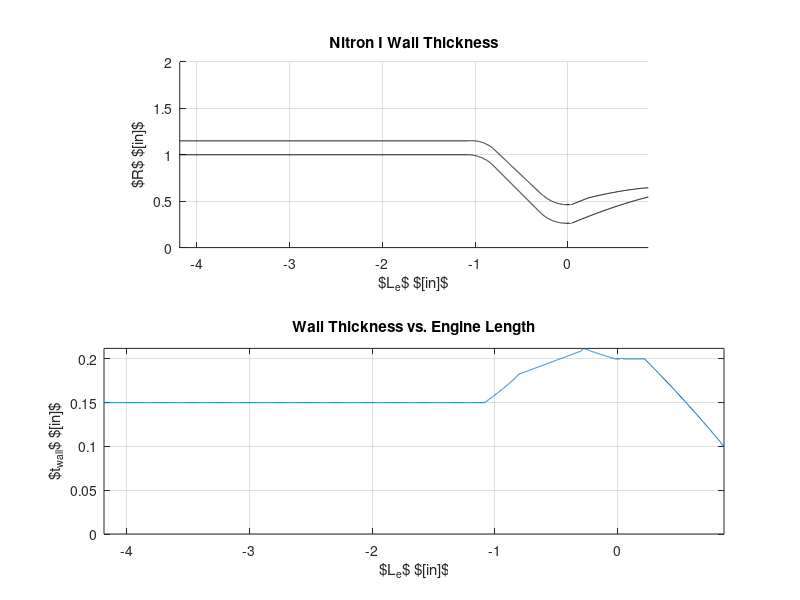

Source code (MATLAB): (Note: this script raises an error after producing the figure.)
clc; clear; close all;

interior_contour_m = csvread('RAO_engine_contour_m.csv');

chamber_thickness = 0.15; %[in]
    chamber_thickness_m = chamber_thickness/39.3701; % [m]
throat_thickness = 0.2; %[in]
    throat_thickness_m = throat_thickness/39.3701; % [m]
nozzle_thickness = 0.1; %[in]
    nozzle_thickness_m = nozzle_thickness/39.3701; % [m]

chamber_end_ind = 0;
chamber_min_contour_m = interior_contour_m(:,2)-interior_contour_m(1,2);
for i = 1:length(interior_contour_m(:,2))
    if(chamber_min_contour_m(i) >= 0)
        chamber_end_ind = i;
    end
end
chamber_curve_end_ind = 2300; % HARDCODED

throat_buffer = 0.20; %[in]
    throat_buffer_m = throat_buffer/39.3701; %[m[

[~,throat_start_index] = min(interior_contour_m(:,2));

throat_end_index = 0;
x_start = interior_contour_m(throat_start_index,1);
for i = throat_start_index:length(interior_contour_m(:,1))
    if(interior_contour_m(i,1)-x_start <= throat_buffer_m)
        throat_end_index = i;
    end
end

nozzle_end_index = length(interior_contour_m(:,1));

chamber_thickness_matrix = [linspace(chamber_thickness_m,chamber_thickness_m,chamber_end_ind),...
    linspace(chamber_thickness_m,0.212/39.3701,chamber_curve_end_ind-chamber_end_ind)];
throat_thickness_matrix = [linspace(0.212/39.3701,throat_thickness_m,throat_start_index-chamber_curve_end_ind), ...
    linspace(throat_thickness_m,throat_thickness_m,throat_end_index-throat_start_index)];
nozzle_thickness_matrix = linspace(throat_thickness_m,nozzle_thickness_m,nozzle_end_index-throat_end_index);

wall_thickness_matrix = [chamber_thickness_matrix,throat_thickness_matrix,nozzle_thickness_matrix];

for i = 1:length(interior_contour_m(:,2))
    exterior_contour_m(i) = interior_contour_m(i,2)+wall_thickness_matrix(i);
end

wallThicknessFig = figure('Name','Wall Thickness');
subplot(2,1,1);
hold on
plot(interior_contour_m(:,1)*39.3701,interior_contour_m(:,2)*39.3701,'k');
plot(interior_contour_m(:,1)*39.3701,exterior_contour_m*39.3701,'k');
grid on
axis equal
xlim([interior_contour_m(1,1)*39.3701 interior_contour_m(end,1)*39.3701]);ylim([0 2*max(interior_contour_m(:,2))*39.3701])
title('Nitron I Wall Thickness'); xlabel('$L_{e}$ $[in]$'); ylabel('$R$ $[in]$');
subplot(2,1,2)
plot(interior_contour_m(:,1)*39.3701,wall_thickness_matrix*39.3701)
title('Wall Thickness vs. Engine Length'); xlabel('$L_{e}$ $[in]$'); ylabel('$t_{wall}$ $[in]$');
grid on
xlim([interior_contour_m(1,1)*39.3701 interior_contour_m(end,1)*39.3701]);ylim([0 inf])

saveas(wallThicknessFig,'wallThickness','png');

x_data = interior_contour_m(:,1);
y_data = exterior_contour_m';
z_data  = zeros(length(interior_contour_m(:,1)),1);
exterior_contour = [x_data,y_data,z_data];

writematrix(exterior_contour,'RAO_exterior_contour.txt')
writematrix(interior_contour_m,'RAO_interior_contour.txt')